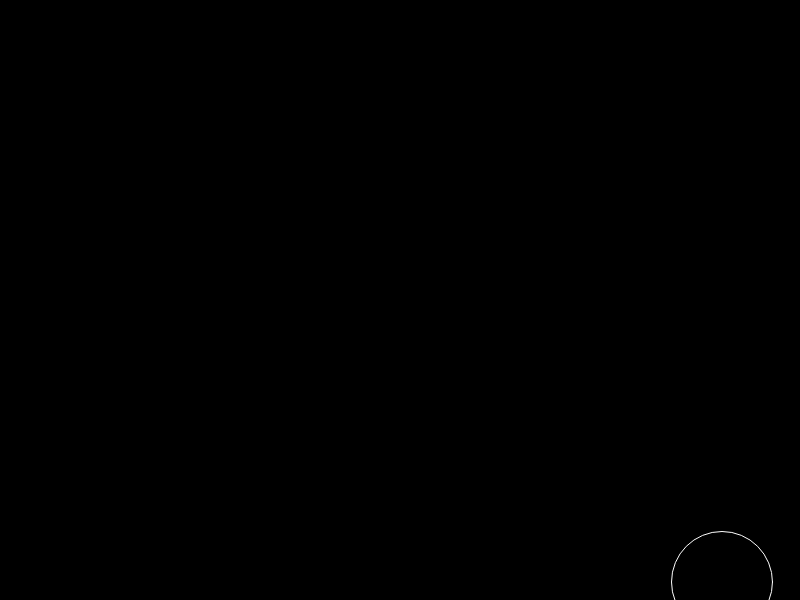
Frame 1 (no input)
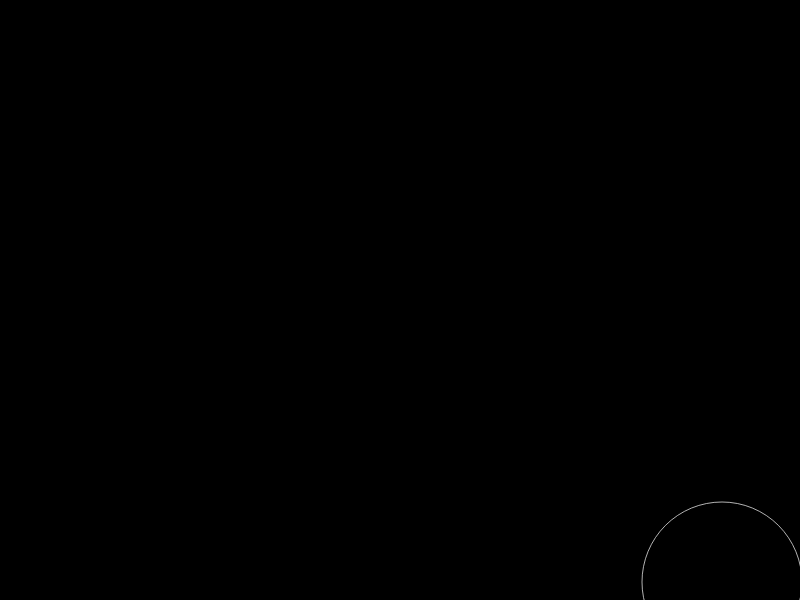
Frame 60 (no input)
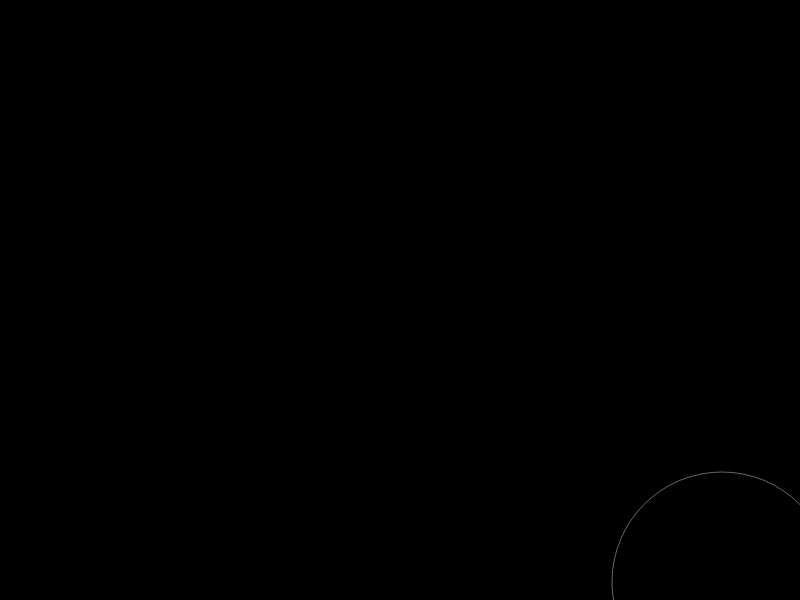
Frame 120 (the mouse pressed at the canvas centre since frame 60)

The p5.js sketch that drew these frames (run headless with seeded random() and noise() and a simulated clock; from frame 60 on, the mouse is pressed at the canvas centre):

// p5.js sketch
// ── sketch.js
let test;
let elements = [];
let ceiling = 60;
function setup() {
  canvasWidth = 800;
  canvasHeight = 600;
  createCanvas(canvasWidth, canvasHeight);
  ellipseSize = 0;
  ellipseOpacity = 1;
  frameCounter = 0;
  // 10% margin
  ceiling = ceiling - (ceiling * 0.10);
  elements.push(new simpleEllipse(10, 10, 100, 1));
}

function draw() {
  background(0);
  for(let i = 0; i < elements.length; i++){
    elements[i].done(function(birth){
      console.log('dead');
      elements[i] = new simpleEllipse(10, 10, 100, 1);
      if(elements.length < ceiling){
        elements.push(new simpleEllipse(10, 10, 100, 1));
      }
    }, function(){
     elements[i].animate();
     elements[i].display();
    });
  }

}

class simpleEllipse {
  constructor(x, y, size, opacity){
    this.x = Math.floor(Math.random() * canvasWidth);
    this.y = Math.floor(Math.random() * canvasHeight);
    this.opacity = opacity;
    this.size = size;
  }

  animate() {
    this.size = this.size +1;
    this.opacity = this.opacity - 0.005;
    if(this.opacity < 0) {
      this.opacity = 0;
      this.dead = true;
    }
  }
  done(callback, notdone){
    if(this.dead){
      callback();
    }
    else{
      notdone();
    }
  }
  display() {
    stroke("rgba(255,255,255," + this.opacity + ')');
    fill(0,0);
    ellipse(this.x, this.y, this.size, this.size);
  }
}
